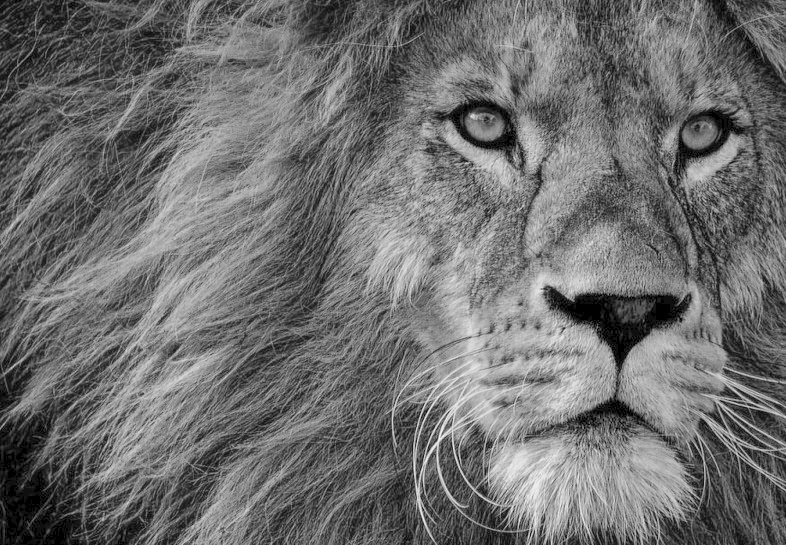
#> input picture 15.0.jpg, 786 x 545 px
$ python Oxor.py 15.0.jpg 15.0.jpg
#> lines starting #> are read from the running program, lines starting #| are printed output that depends on the picture; after the words box and inside, x2 and y2 are one past the last pixel; in counts of white or black regions, pixels touching at a corner belong together
import cv2
import numpy as np
import matplotlib as mpl
mpl.use('Agg')
from matplotlib import pyplot as plt
import sys
import random


def Th(img,row,col,x):
	for i in range(row):
		for j in range(col):
			val = img[i,j]
			if val > x:
				img[i,j] = 255
			else:
				img[i,j] = 0
def Not(img,row,col):
	for i in range(row):
		for j in range(col):
			img[i,j] = 255- img[i,j]

def main(img, img1):
#> called with img = '15.0.jpg', img1 = '15.0.jpg'
	img = cv2.imread(img)
#> img is the input picture: shape (545, 786, 3); min 0, max 240, mean 111
	img2 = cv2.imread(img1)

	img = cv2.cvtColor(img,cv2.COLOR_BGR2GRAY)
#> img: shape (545, 786)
	img2 = cv2.cvtColor(img2,cv2.COLOR_BGR2GRAY)

	row,col = img.shape
#> row = 545; col = 786
	r, c = img2.shape
#> r = 545; c = 786

	#Not(img,row,col)
	#Not(img2,r,c)
	Th(img,row,col,150)
#> after the loop in Th, `for i in range(row):`:
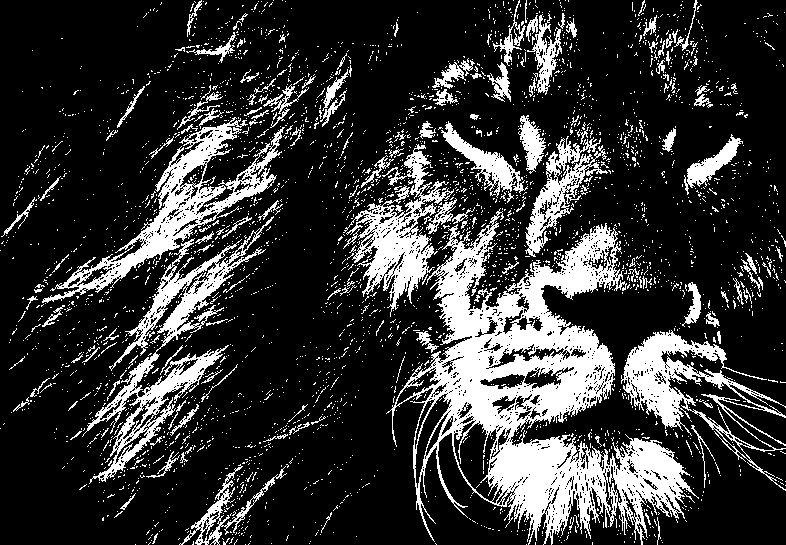
#> img: shape (545, 786); 20.9% white; 3345 white regions (3190 under 20 px), largest, box (x1, y1, x2, y2) and area: (386, 208, 699, 545) 34722, (82, 216, 274, 484) 7860, (42, 117, 285, 303) 7581
	Th(img2,r,c,150)

	for i in range (row):
		for j in range(col):
			img[i,j] = img[i,j] ^ img2[i,j]
#> img: shape (545, 786); every value is 0
	strr = "uploads/solution_"+str(random.random())+".jpg"
	cv2.imwrite(strr,img)
	return strr

filename = sys.argv[1]
filename1 = sys.argv[2]
print(main(filename,filename1))
